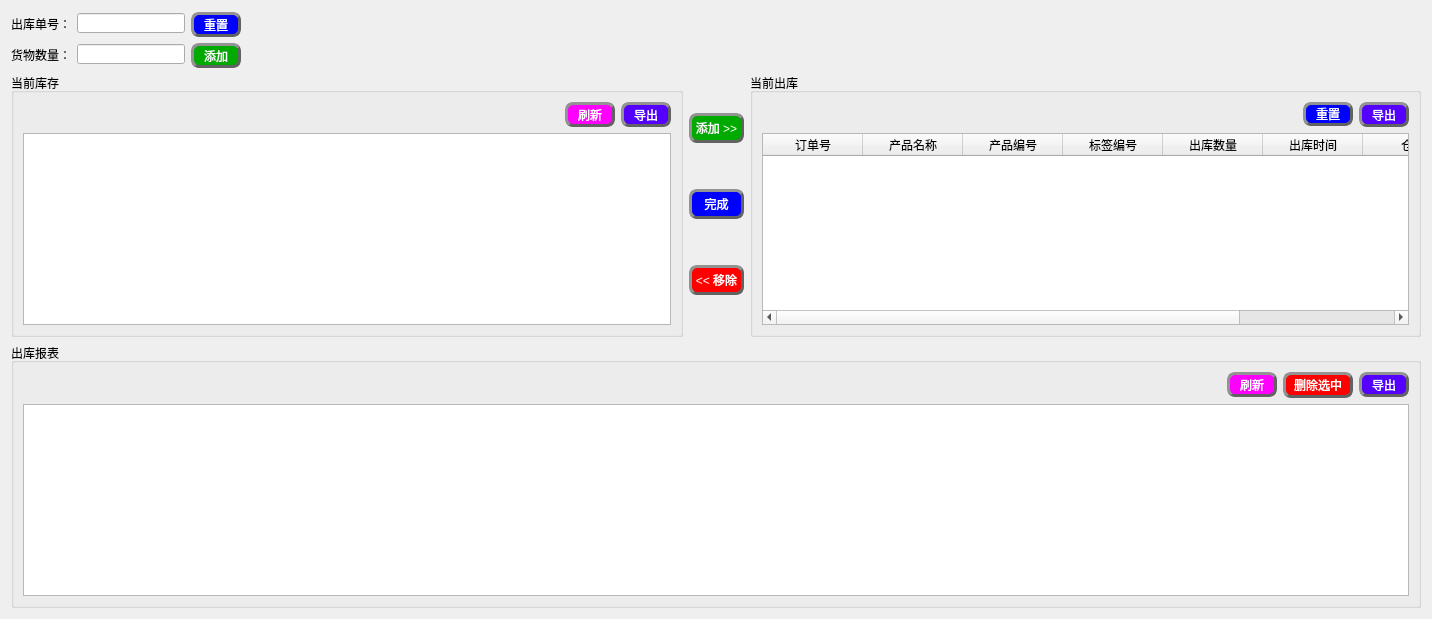
     <widget class="QWidget" name="tab_4">
      <attribute name="icon">
       <iconset resource="../res/resources.qrc">
        <normaloff>:/icons/s3.png</normaloff>:/icons/s3.png</iconset>
      </attribute>
      <attribute name="title">
       <string/>
      </attribute>
      <layout class="QGridLayout" name="gridLayout_7">
       <item row="1" column="0">
        <layout class="QVBoxLayout" name="verticalLayout_4">
         <item>
          <layout class="QHBoxLayout" name="horizontalLayout_11">
           <item>
            <widget class="QGroupBox" name="groupBox">
             <property name="minimumSize">
              <size>
               <width>200</width>
               <height>0</height>
              </size>
             </property>
             <property name="toolTip">
              <string>&lt;html&gt;&lt;head/&gt;&lt;body&gt;&lt;p&gt;导出EXCEL&lt;/p&gt;&lt;/body&gt;&lt;/html&gt;</string>
             </property>
             <property name="title">
              <string>当前库存</string>
             </property>
             <layout class="QGridLayout" name="gridLayout_4">
              <item row="1" column="0" colspan="3">
               <widget class="QTableView" name="tableView_3">
                <property name="styleSheet">
                 <string notr="true">border-image: url(:/图片1.png);
selection-background-color: rgb(170, 0, 127);
font: 75 12pt &quot;微软雅黑&quot;;
</string>
                </property>
               </widget>
              </item>
              <item row="0" column="0">
               <spacer name="horizontalSpacer_6">
                <property name="orientation">
                 <enum>Qt::Horizontal</enum>
                </property>
                <property name="sizeHint" stdset="0">
                 <size>
                  <width>40</width>
                  <height>0</height>
                 </size>
                </property>
               </spacer>
              </item>
              <item row="0" column="1">
               <widget class="QPushButton" name="pushButton_22">
                <property name="minimumSize">
                 <size>
                  <width>50</width>
                  <height>25</height>
                 </size>
                </property>
                <property name="toolTip">
                 <string>&lt;html&gt;&lt;head/&gt;&lt;body&gt;&lt;p&gt;&lt;br/&gt;&lt;/p&gt;&lt;/body&gt;&lt;/html&gt;</string>
                </property>
                <property name="whatsThis">
                 <string>&lt;html&gt;&lt;head/&gt;&lt;body&gt;&lt;p&gt;&lt;br/&gt;&lt;/p&gt;&lt;/body&gt;&lt;/html&gt;</string>
                </property>
                <property name="styleSheet">
                 <string notr="true">QPushButton{
font: 75 10pt &quot;微软雅黑&quot;;
color:rgb(255, 255, 255);
background-color:rgb(255, 0, 255);
border-radius: 8px;
border: 3px groove rgb(98, 98, 98);
border-style: outset;
}
QPushButton:pressed{
border-style: inset;
}
QPushButton:hover{
background-color:rgb(255, 170, 0);
}

</string>
                </property>
                <property name="text">
                 <string>刷新</string>
                </property>
               </widget>
              </item>
              <item row="0" column="2">
               <widget class="QPushButton" name="pushButton_21">
                <property name="minimumSize">
                 <size>
                  <width>50</width>
                  <height>25</height>
                 </size>
                </property>
                <property name="styleSheet">
                 <string notr="true">QPushButton{
font: 75 10pt &quot;微软雅黑&quot;;
color:rgb(255, 255, 255);
background-color:rgb(85, 0, 255);
border-radius: 8px;
border: 3px groove rgb(98, 98, 98);
border-style: outset;
}
QPushButton:pressed{
border-style: inset;
}
QPushButton:hover{
background-color:rgb(255, 170, 0);
}

</string>
                </property>
                <property name="text">
                 <string>导出</string>
                </property>
               </widget>
              </item>
             </layout>
            </widget>
           </item>
           <item>
            <layout class="QVBoxLayout" name="verticalLayout_3">
             <item>
              <widget class="QPushButton" name="pushButton_15">
               <property name="minimumSize">
                <size>
                 <width>55</width>
                 <height>30</height>
                </size>
               </property>
               <property name="maximumSize">
                <size>
                 <width>55</width>
                 <height>30</height>
                </size>
               </property>
               <property name="styleSheet">
                <string notr="true">QPushButton{
font: 75 10pt &quot;微软雅黑&quot;;
color:rgb(255, 255, 255);
background-color: rgb(0, 170, 0);
border-radius: 8px;
border: 3px groove rgb(98, 98, 98);
border-style: outset;
}
QPushButton:pressed{
border-style: inset;
}
QPushButton:hover{
background-color:rgb(255, 170, 0);
}

</string>
               </property>
               <property name="text">
                <string>添加 &gt;&gt;</string>
               </property>
              </widget>
             </item>
             <item>
              <widget class="QPushButton" name="pushButton_19">
               <property name="minimumSize">
                <size>
                 <width>55</width>
                 <height>30</height>
                </size>
               </property>
               <property name="maximumSize">
                <size>
                 <width>55</width>
                 <height>30</height>
                </size>
               </property>
               <property name="styleSheet">
                <string notr="true">QPushButton{
font: 75 10pt &quot;微软雅黑&quot;;
color:rgb(255, 255, 255);
background-color:rgb(0, 0, 255);
border-radius: 8px;
border: 3px groove rgb(98, 98, 98);
border-style: outset;
}
QPushButton:pressed{
border-style: inset;
}
QPushButton:hover{
background-color:rgb(255, 170, 0);
}

</string>
               </property>
               <property name="text">
                <string>完成</string>
               </property>
              </widget>
             </item>
             <item>
              <widget class="QPushButton" name="pushButton_16">
               <property name="minimumSize">
                <size>
                 <width>55</width>
                 <height>30</height>
                </size>
               </property>
               <property name="maximumSize">
                <size>
                 <width>55</width>
                 <height>30</height>
                </size>
               </property>
               <property name="styleSheet">
                <string notr="true">QPushButton{
font: 75 10pt &quot;微软雅黑&quot;;
color:rgb(255, 255, 255);
background-color:rgb(255, 0, 0);
border-radius: 8px;
border: 3px groove rgb(98, 98, 98);
border-style: outset;
}
QPushButton:pressed{
border-style: inset;
}
QPushButton:hover{
background-color:rgb(255, 170, 0);
}

</string>
               </property>
               <property name="text">
                <string>&lt;&lt; 移除</string>
               </property>
              </widget>
             </item>
            </layout>
           </item>
           <item>
            <widget class="QGroupBox" name="groupBox_2">
             <property name="title">
              <string>当前出库</string>
             </property>
             <layout class="QGridLayout" name="gridLayout_5">
              <item row="1" column="0" colspan="3">
               <widget class="QTableWidget" name="tableWidget_4">
                <property name="whatsThis">
                 <string>&lt;html&gt;&lt;head/&gt;&lt;body&gt;&lt;p&gt;v规划局规划局&lt;/p&gt;&lt;/body&gt;&lt;/html&gt;</string>
                </property>
                <property name="styleSheet">
                 <string notr="true">border-image: url(:/图片2.png);
selection-background-color: rgb(170, 0, 127);
font: 75 12pt &quot;微软雅黑&quot;;
</string>
                </property>
                <column>
                 <property name="text">
                  <string>订单号</string>
                 </property>
                </column>
                <column>
                 <property name="text">
                  <string>产品名称</string>
                 </property>
                </column>
                <column>
                 <property name="text">
                  <string>产品编号</string>
                 </property>
                </column>
                <column>
                 <property name="text">
                  <string>标签编号</string>
                 </property>
                </column>
                <column>
                 <property name="text">
                  <string>出库数量</string>
                 </property>
                </column>
                <column>
                 <property name="text">
                  <string>出库时间</string>
                 </property>
                </column>
                <column>
                 <property name="text">
                  <string>仓库</string>
                 </property>
                </column>
                <column>
                 <property name="text">
                  <string>管理员</string>
                 </property>
                </column>
               </widget>
              </item>
              <item row="0" column="0">
               <spacer name="horizontalSpacer_7">
                <property name="orientation">
                 <enum>Qt::Horizontal</enum>
                </property>
                <property name="sizeHint" stdset="0">
                 <size>
                  <width>40</width>
                  <height>0</height>
                 </size>
                </property>
               </spacer>
              </item>
              <item row="0" column="1">
               <widget class="QPushButton" name="pushButton_23">
                <property name="minimumSize">
                 <size>
                  <width>50</width>
                  <height>23</height>
                 </size>
                </property>
                <property name="toolTip">
                 <string>&lt;html&gt;&lt;head/&gt;&lt;body&gt;&lt;p&gt;重置&lt;/p&gt;&lt;/body&gt;&lt;/html&gt;</string>
                </property>
                <property name="styleSheet">
                 <string notr="true">QPushButton{
font: 75 10pt &quot;微软雅黑&quot;;
color:rgb(255, 255, 255);
background-color:rgb(0, 0, 255);
border-radius: 8px;
border: 3px groove rgb(98, 98, 98);
border-style: outset;
}
QPushButton:pressed{
border-style: inset;
}
QPushButton:hover{
background-color:rgb(255, 170, 0);
}

</string>
                </property>
                <property name="text">
                 <string>重置</string>
                </property>
               </widget>
              </item>
              <item row="0" column="2">
               <widget class="QPushButton" name="pushButton_20">
                <property name="minimumSize">
                 <size>
                  <width>50</width>
                  <height>25</height>
                 </size>
                </property>
                <property name="toolTip">
                 <string>&lt;html&gt;&lt;head/&gt;&lt;body&gt;&lt;p&gt;&lt;br/&gt;&lt;/p&gt;&lt;/body&gt;&lt;/html&gt;</string>
                </property>
                <property name="whatsThis">
                 <string notr="true">&lt;html&gt;&lt;head/&gt;&lt;body&gt;&lt;p&gt;&lt;br/&gt;&lt;/p&gt;&lt;/body&gt;&lt;/html&gt;</string>
                </property>
                <property name="styleSheet">
                 <string notr="true">QPushButton{
font: 75 10pt &quot;微软雅黑&quot;;
color:rgb(255, 255, 255);
background-color:rgb(85, 0, 255);
border-radius: 8px;
border: 3px groove rgb(98, 98, 98);
border-style: outset;
}
QPushButton:pressed{
border-style: inset;
}
QPushButton:hover{
background-color:rgb(255, 170, 0);
}

</string>
                </property>
                <property name="text">
                 <string>导出</string>
                </property>
               </widget>
              </item>
             </layout>
            </widget>
           </item>
          </layout>
         </item>
         <item>
          <layout class="QHBoxLayout" name="horizontalLayout_12">
           <item>
            <layout class="QHBoxLayout" name="horizontalLayout_10"/>
           </item>
          </layout>
         </item>
         <item>
          <widget class="QGroupBox" name="groupBox_3">
           <property name="title">
            <string>出库报表</string>
           </property>
           <layout class="QGridLayout" name="gridLayout_6">
            <item row="1" column="0">
             <spacer name="horizontalSpacer_2">
              <property name="orientation">
               <enum>Qt::Horizontal</enum>
              </property>
              <property name="sizeHint" stdset="0">
               <size>
                <width>40</width>
                <height>20</height>
               </size>
              </property>
             </spacer>
            </item>
            <item row="1" column="1">
             <widget class="QPushButton" name="pushButton_24">
              <property name="minimumSize">
               <size>
                <width>50</width>
                <height>25</height>
               </size>
              </property>
              <property name="styleSheet">
               <string notr="true">QPushButton{
font: 75 10pt &quot;微软雅黑&quot;;
color:rgb(255, 255, 255);
background-color:rgb(255, 0, 255);
border-radius: 8px;
border: 3px groove rgb(98, 98, 98);
border-style: outset;
}
QPushButton:pressed{
border-style: inset;
}
QPushButton:hover{
background-color:rgb(255, 170, 0);
}

</string>
              </property>
              <property name="text">
               <string>刷新</string>
              </property>
             </widget>
            </item>
            <item row="1" column="3">
             <widget class="QPushButton" name="pushButton_25">
              <property name="sizePolicy">
               <sizepolicy hsizetype="Minimum" vsizetype="Fixed">
                <horstretch>0</horstretch>
                <verstretch>0</verstretch>
               </sizepolicy>
              </property>
              <property name="minimumSize">
               <size>
                <width>50</width>
                <height>25</height>
               </size>
              </property>
              <property name="styleSheet">
               <string notr="true">QPushButton{
font: 75 10pt &quot;微软雅黑&quot;;
color:rgb(255, 255, 255);
background-color:rgb(85, 0, 255);
border-radius: 8px;
border: 3px groove rgb(98, 98, 98);
border-style: outset;
}
QPushButton:pressed{
border-style: inset;
}
QPushButton:hover{
background-color:rgb(255, 170, 0);
}

</string>
              </property>
              <property name="text">
               <string>导出</string>
              </property>
             </widget>
            </item>
            <item row="2" column="0" colspan="4">
             <widget class="QTableView" name="tableView_5">
              <property name="styleSheet">
               <string notr="true">border-image: url(:/icons/出库.png);
selection-background-color: rgb(170, 0, 127);
font: 75 12pt &quot;微软雅黑&quot;;
</string>
              </property>
             </widget>
            </item>
            <item row="1" column="2">
             <widget class="QPushButton" name="pushButton_31">
              <property name="minimumSize">
               <size>
                <width>70</width>
                <height>26</height>
               </size>
              </property>
              <property name="styleSheet">
               <string notr="true">QPushButton{
font: 75 10pt &quot;微软雅黑&quot;;
color:rgb(255, 255, 255);
background-color:rgb(255, 0, 0);
border-radius: 8px;
border: 3px groove rgb(98, 98, 98);
border-style: outset;
}
QPushButton:pressed{
border-style: inset;
}
QPushButton:hover{
background-color:rgb(255, 170, 0);
}

</string>
              </property>
              <property name="text">
               <string>删除选中</string>
              </property>
             </widget>
            </item>
           </layout>
          </widget>
         </item>
        </layout>
       </item>
       <item row="0" column="0">
        <layout class="QHBoxLayout" name="horizontalLayout_8">
         <property name="topMargin">
          <number>0</number>
         </property>
         <item>
          <layout class="QVBoxLayout" name="verticalLayout_5">
           <item>
            <layout class="QHBoxLayout" name="horizontalLayout_6">
             <item>
              <widget class="QLabel" name="label_3">
               <property name="maximumSize">
                <size>
                 <width>60</width>
                 <height>23</height>
                </size>
               </property>
               <property name="text">
                <string>出库单号：</string>
               </property>
              </widget>
             </item>
             <item>
              <widget class="QLineEdit" name="lineEdit_3">
               <property name="maximumSize">
                <size>
                 <width>137</width>
                 <height>20</height>
                </size>
               </property>
              </widget>
             </item>
             <item>
              <widget class="QPushButton" name="pushButton_17">
               <property name="minimumSize">
                <size>
                 <width>50</width>
                 <height>25</height>
                </size>
               </property>
               <property name="maximumSize">
                <size>
                 <width>75</width>
                 <height>23</height>
                </size>
               </property>
               <property name="styleSheet">
                <string notr="true">QPushButton{
font: 75 10pt &quot;微软雅黑&quot;;
color:rgb(255, 255, 255);
background-color:rgb(0, 0, 255);
border-radius: 8px;
border: 3px groove rgb(98, 98, 98);
border-style: outset;
}
QPushButton:pressed{
border-style: inset;
}
QPushButton:hover{
background-color:rgb(255, 170, 0);
}

</string>
               </property>
               <property name="text">
                <string>重置</string>
               </property>
              </widget>
             </item>
            </layout>
           </item>
           <item>
            <layout class="QHBoxLayout" name="horizontalLayout_7">
             <item>
              <widget class="QLabel" name="label_4">
               <property name="maximumSize">
                <size>
                 <width>60</width>
                 <height>23</height>
                </size>
               </property>
               <property name="text">
                <string>货物数量：</string>
               </property>
              </widget>
             </item>
             <item>
              <widget class="QLineEdit" name="lineEdit_4">
               <property name="maximumSize">
                <size>
                 <width>137</width>
                 <height>20</height>
                </size>
               </property>
              </widget>
             </item>
             <item>
              <widget class="QPushButton" name="pushButton_18">
               <property name="minimumSize">
                <size>
                 <width>50</width>
                 <height>25</height>
                </size>
               </property>
               <property name="maximumSize">
                <size>
                 <width>75</width>
                 <height>23</height>
                </size>
               </property>
               <property name="styleSheet">
                <string notr="true">QPushButton{
font: 75 10pt &quot;微软雅黑&quot;;
color:rgb(255, 255, 255);
background-color: rgb(0, 170, 0);
border-radius: 8px;
border: 3px groove rgb(98, 98, 98);
border-style: outset;
}
QPushButton:pressed{
border-style: inset;
}
QPushButton:hover{
background-color:rgb(255, 170, 0);
}

</string>
               </property>
               <property name="text">
                <string>添加</string>
               </property>
              </widget>
             </item>
            </layout>
           </item>
          </layout>
         </item>
         <item>
          <spacer name="horizontalSpacer_9">
           <property name="orientation">
            <enum>Qt::Horizontal</enum>
           </property>
           <property name="sizeHint" stdset="0">
            <size>
             <width>450</width>
             <height>0</height>
            </size>
           </property>
          </spacer>
         </item>
         <item>
          <layout class="QHBoxLayout" name="horizontalLayout_22">
           <property name="leftMargin">
            <number>0</number>
           </property>
           <property name="topMargin">
            <number>30</number>
           </property>
           <property name="bottomMargin">
            <number>0</number>
           </property>
          </layout>
         </item>
         <item>
          <spacer name="horizontalSpacer_10">
           <property name="orientation">
            <enum>Qt::Horizontal</enum>
           </property>
           <property name="sizeHint" stdset="0">
            <size>
             <width>700</width>
             <height>0</height>
            </size>
           </property>
          </spacer>
         </item>
         <item>
          <layout class="QHBoxLayout" name="horizontalLayout_23">
           <property name="leftMargin">
            <number>0</number>
           </property>
           <property name="topMargin">
            <number>32</number>
           </property>
          </layout>
         </item>
         <item>
          <spacer name="horizontalSpacer_3">
           <property name="orientation">
            <enum>Qt::Horizontal</enum>
           </property>
           <property name="sizeHint" stdset="0">
            <size>
             <width>30</width>
             <height>20</height>
            </size>
           </property>
          </spacer>
         </item>
        </layout>
       </item>
      </layout>
     </widget>
